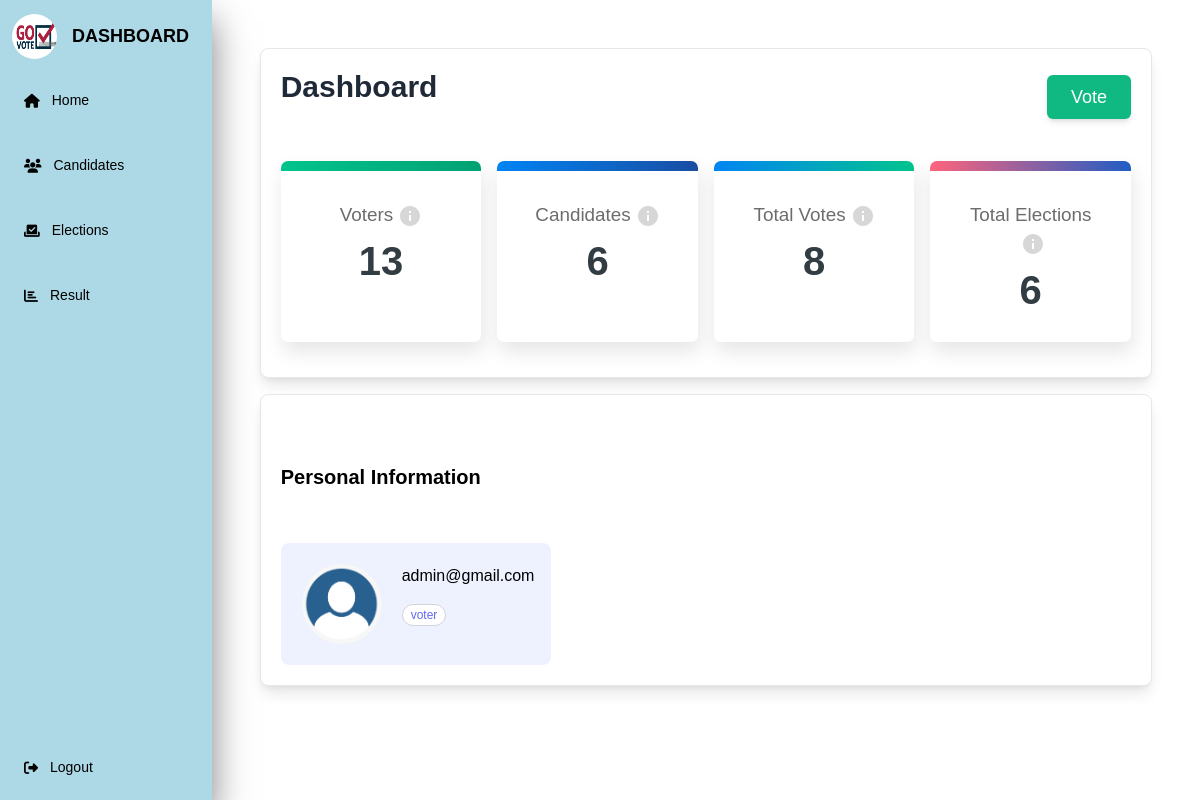
The page /dashboard/ (signed in) on the database as committed earlier.
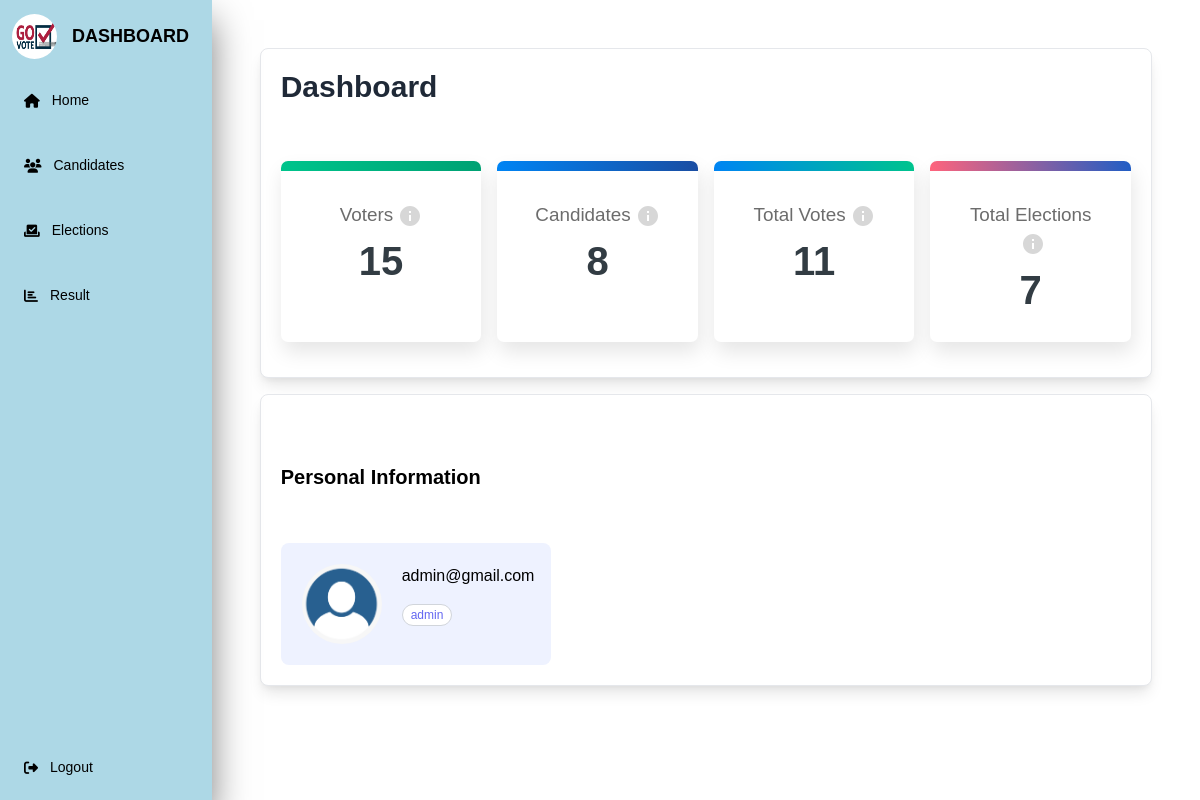
The same page on the database as committed later.
### polls/models.py (models this page shows, shortened)
class User(AbstractUser):
    USER_TYPE_VOTER = 'voter'
    USER_TYPE_CANDIDATE = 'candidate'
    USER_TYPE_ADMIN = 'admin'
    USER_TYPE_CHOICES = (
        (USER_TYPE_VOTER, 'Voter'),
        (USER_TYPE_CANDIDATE, 'Candidate'),
        (USER_TYPE_ADMIN, 'Admin'),
    )
    user_type = models.CharField(
        max_length=20, choices=USER_TYPE_CHOICES, default=USER_TYPE_VOTER)
    voter_id = models.CharField(max_length=200, null=True, blank=True)

### polls/views.py (the view)
# urls.py: path('dashboard/', views.dashboard, name='dashboard'),
@login_required(login_url='/login/')
def dashboard(request):
    total_elections = Election.objects.count()
    total_candidates = ElectionCandidate.objects.count()
    total_voters = ElectionVoter.objects.count()
    total_votes = Vote.objects.count()
    current_user = request.user
    return render(request, 'dashboard.html', {
        'total_elections': total_elections,
        'total_candidates': total_candidates,
        'total_voters': total_voters,
        'total_votes': total_votes,
        'user': current_user
    })

### polls/templates/dashboard.html (shortened to what the changed rows need)
{% load static %}
<!DOCTYPE html>
<html lang="en">
<head>
    <link rel="stylesheet" href="{% static 'css/dashboard.css' %}" />
    <link rel="stylesheet" href="https://cdnjs.cloudflare.com/ajax/libs/font-awesome/5.15.4/css/all.min.css" />
    <link rel="stylesheet" href="https://cdnjs.cloudflare.com/ajax/libs/tailwindcss/2.2.19/tailwind.min.css" />
</head>
<body>
    <div class="flex">
        <div class="flex flex-col h-screen w-full bg-white px-12 py-12">
            <div
            class="border rounded-lg shadow-lg bg-white w-full flex flex-col justify-between gap-4 p-5"
            >
            <div class="flex flex-row justify-between items-center">
                <h1 class="text-gray-800 capitalize col-span-12 text-left mb-5 text-3xl font-bold">
                    Dashboard
                </h1>
                {% if user.user_type == 'voter' %}
                <div
                >
                    <a href="/elections"
                    class="px-6 py-2 text-lg bg-green-500 text-white rounded-md shadow-md hover:bg-green-400 transition-all duration-200 ease-in-out"
                    >
                    Vote
                </a>
                </div>
                    {% endif %}
            </div>
            <div class="container pt-5">
                <div class="flex flex-row justify-between space-x-4">
                    <div class="c-dashboardInfo w-full">
                        <div class="wrap">
                            <h4 class="heading heading5 hind-font medium-font-weight c-dashboardInfo__title">Voters<svg
                                    class="MuiSvgIcon-root-19" focusable="false" viewBox="0 0 24 24" aria-hidden="true"
                                    role="presentation">
                                    <path fill="none" d="M0 0h24v24H0z"></path>
                                    <path
                                        d="M12 2C6.48 2 2 6.48 2 12s4.48 10 10 10 10-4.48 10-10S17.52 2 12 2zm1 15h-2v-6h2v6zm0-8h-2V7h2v2z">
                                    </path>
                                </svg></h4><span class="hind-font caption-12 c-dashboardInfo__count">{{ total_voters }}</span>
                        </div>
                    </div>
                    <div class="c-dashboardInfo w-full">
                        <div class="wrap">
                            <h4 class="heading heading5 hind-font medium-font-weight c-dashboardInfo__title">
                                Candidates<svg class="MuiSvgIcon-root-19" focusable="false" viewBox="0 0 24 24"
                                    aria-hidden="true" role="presentation">
                                    <path fill="none" d="M0 0h24v24H0z"></path>
                                    <path
                                        d="M12 2C6.48 2 2 6.48 2 12s4.48 10 10 10 10-4.48 10-10S17.52 2 12 2zm1 15h-2v-6h2v6zm0-8h-2V7h2v2z">
                                    </path>
                                </svg></h4><span class="hind-font caption-12 c-dashboardInfo__count">{{ total_candidates }}</span>
                        </div>
                    </div>
                    <div class="c-dashboardInfo w-full">
                        <div class="wrap">
                            <h4 class="heading heading5 hind-font medium-font-weight c-dashboardInfo__title">Total
                                Votes<svg class="MuiSvgIcon-root-19" focusable="false" viewBox="0 0 24 24"
                                    aria-hidden="true" role="presentation">
                                    <path fill="none" d="M0 0h24v24H0z"></path>
                                    <path
                                        d="M12 2C6.48 2 2 6.48 2 12s4.48 10 10 10 10-4.48 10-10S17.52 2 12 2zm1 15h-2v-6h2v6zm0-8h-2V7h2v2z">
                                    </path>
                                </svg></h4><span class="hind-font caption-12 c-dashboardInfo__count">{{ total_votes }}</span>
                        </div>
                    </div>
                    <div class="c-dashboardInfo w-full">
                        <div class="wrap">
                            <h4 class="heading heading5 hind-font medium-font-weight c-dashboardInfo__title">Total
                                Elections<svg class="MuiSvgIcon-root-19" focusable="false" viewBox="0 0 24 24"
                                    aria-hidden="true" role="presentation">
                                    <path fill="none" d="M0 0h24v24H0z"></path>
                                    <path
                                        d="M12 2C6.48 2 2 6.48 2 12s4.48 10 10 10 10-4.48 10-10S17.52 2 12 2zm1 15h-2v-6h2v6zm0-8h-2V7h2v2z">
                                    </path>
                                </svg></h4><span class="hind-font caption-12 c-dashboardInfo__count">{{ total_elections }}</span>
                        </div>
                    </div>
                </div>
            </div>
        </div>
        <div class="mt-4 border rounded-lg shadow-lg bg-white w-full flex flex-col justify-between gap-4 p-5">
            <h1 class="capitalize col-span-12 text-left mb-5 text-xl font-bold mt-12">
                Personal information
              </h1>
            <div class="col-span-12 grid grid-cols-12 gap-5 mt-4">
                <div
                    class="col-span-12 md:col-span-6 lg:col-span-4 sm:flex bg-indigo-50 rounded-lg p-5 gap-5 h-full border border-transparent cursor-pointer hover:shadow-lg hover:border-indigo-300">
                    <div class="text-left mt-3 sm:mt-0">
                        <span class="block mb-4">{{ user.email }}</span>
                        <ul class="flex flex-wrap gap-1 items-center">
                            <li
                                class="rounded-full bg-white px-2 py-0.5 text-xs text-indigo-500 border border-gray-300">
                                {{ user.user_type }}
                            </li>
                        </ul>
                    </div>
                </div>
            </div>
        </div>
        </div>
    </div>
</body>
</html></span>

Rows that differ between the two databases and show on the page:
changed User "admin@gmail.com": user_type "voter" → "admin"
Other text that changed with them:
{{ total_voters }}: "13" → "15"
{{ total_candidates }}: "6" → "8"
{{ total_votes }}: "8" → "11"
{{ total_elections }}: "6" → "7"
text no longer shown: "Vote"
